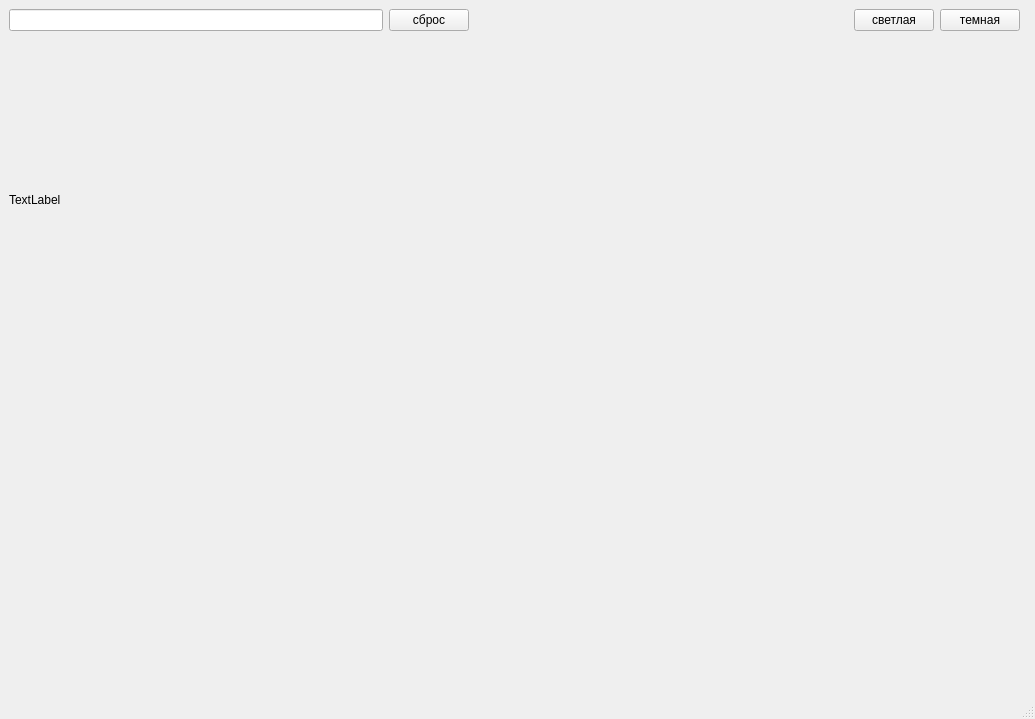
<?xml version="1.0" encoding="UTF-8"?>
<ui version="4.0">
 <class>MainWindow</class>
 <widget class="QMainWindow" name="MainWindow">
  <property name="geometry">
   <rect>
    <x>0</x>
    <y>0</y>
    <width>1035</width>
    <height>719</height>
   </rect>
  </property>
  <property name="windowTitle">
   <string>Отображение карты</string>
  </property>
  <widget class="QWidget" name="centralwidget">
   <layout class="QGridLayout" name="gridLayout">
    <item row="0" column="0">
     <widget class="QLineEdit" name="g_search"/>
    </item>
    <item row="0" column="1">
     <widget class="QPushButton" name="g_reset">
      <property name="text">
       <string>сброс</string>
      </property>
     </widget>
    </item>
    <item row="0" column="3">
     <widget class="QPushButton" name="g_layer1">
      <property name="text">
       <string>светлая</string>
      </property>
     </widget>
    </item>
    <item row="0" column="4">
     <widget class="QPushButton" name="g_layer2">
      <property name="text">
       <string>темная</string>
      </property>
     </widget>
    </item>
    <item row="0" column="2">
     <spacer name="g_spacer1">
      <property name="orientation">
       <enum>Qt::Horizontal</enum>
      </property>
      <property name="sizeType">
       <enum>QSizePolicy::Expanding</enum>
      </property>
      <property name="sizeHint" stdset="0">
       <size>
        <width>40</width>
        <height>20</height>
       </size>
      </property>
     </spacer>
    </item>
    <item row="2" column="0" colspan="5">
     <spacer name="g_spacer2">
      <property name="orientation">
       <enum>Qt::Vertical</enum>
      </property>
      <property name="sizeHint" stdset="0">
       <size>
        <width>20</width>
        <height>40</height>
       </size>
      </property>
     </spacer>
    </item>
    <item row="1" column="3" colspan="3">
     <spacer name="verticalSpacer">
      <property name="orientation">
       <enum>Qt::Vertical</enum>
      </property>
      <property name="sizeHint" stdset="0">
       <size>
        <width>20</width>
        <height>40</height>
       </size>
      </property>
     </spacer>
    </item>
    <item row="1" column="0">
     <widget class="QLabel" name="g_map">
      <property name="text">
       <string>TextLabel</string>
      </property>
     </widget>
    </item>
   </layout>
  </widget>
  <widget class="QMenuBar" name="menubar">
   <property name="geometry">
    <rect>
     <x>0</x>
     <y>0</y>
     <width>1035</width>
     <height>37</height>
    </rect>
   </property>
  </widget>
  <widget class="QStatusBar" name="statusbar"/>
 </widget>
 <resources/>
 <connections/>
</ui>
